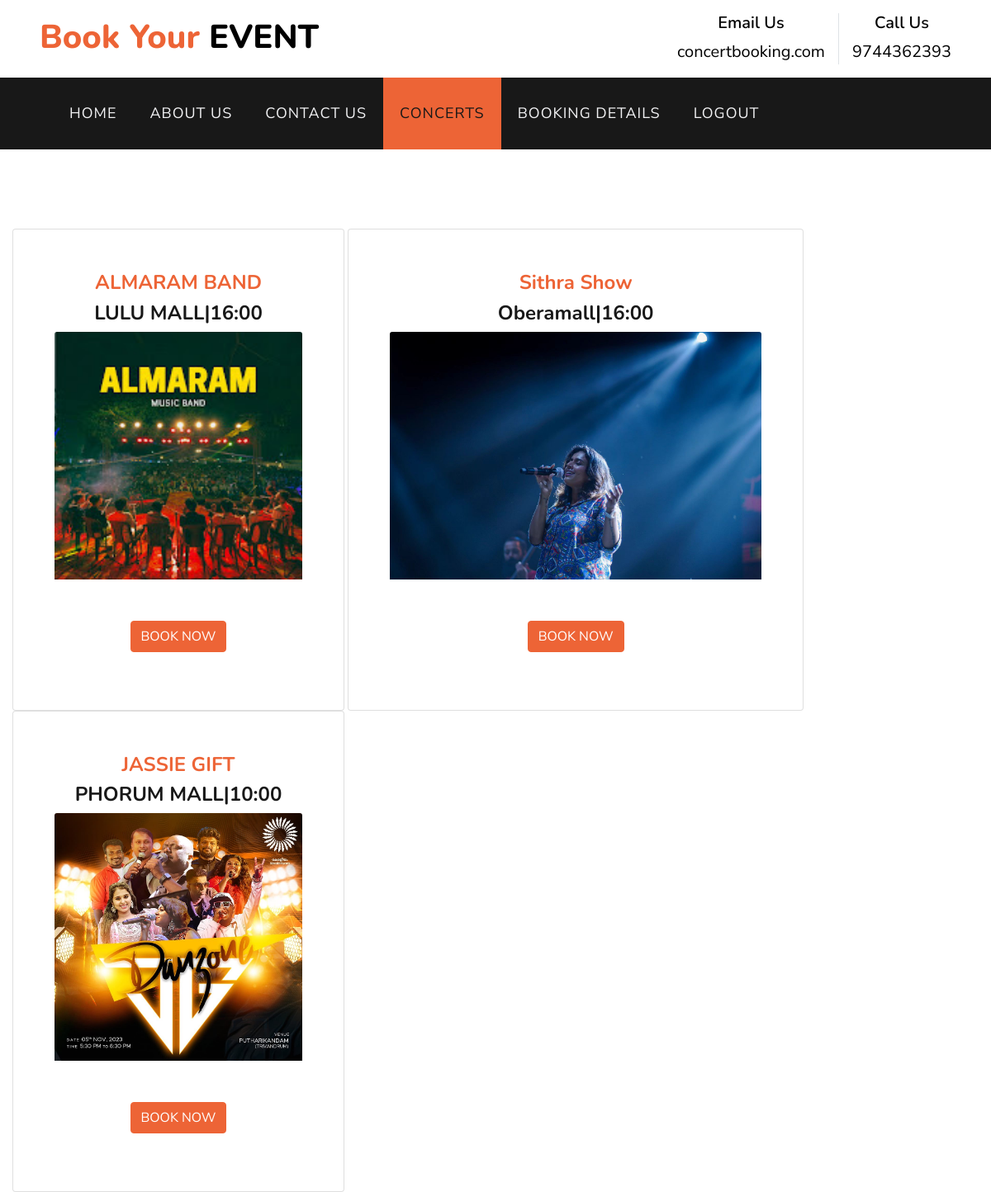
Screenshot of /userconcerts (signed in) with the database file from the repository.
### app/models.py (models this page shows, shortened)
class Events(models.Model):
    Event_name= models.CharField(max_length=20)
    Location= models.CharField(max_length=40)
    Date= models.CharField(max_length=10)
    Time= models.CharField(max_length=10)
    Gold_Ticket_price= models.CharField(max_length=10)
    Silver_Ticket_price = models.CharField(max_length=10)
    Bronze_Ticket_price = models.CharField(max_length=10)
    Gold_Available_tickets= models.IntegerField()
    Silver_Available_tickets = models.IntegerField()
    Bronze_Available_tickets = models.IntegerField()
    Event_image=models.FileField()
    Status = models.CharField(max_length=12, default='pending')
    Discription=models.CharField(max_length=100)
    Sub_images = models.ManyToManyField(Images,null=True)
    Video = models.FileField(null=True)

### app/views.py (the view)
# urls.py: path('userconcerts', views.concert_user),
def concert_user(request):
    if 'id' in request.session:
        data=Events.objects.filter(Status="ACCEPTED")
        return render(request, 'User_concerts.html', {'data': data})
    return redirect(login)

### template/User_concerts.html (shortened to what this page needs)
<!DOCTYPE html>
<html lang="en">
{% load static %}
<head>
    <link href="https://cdnjs.cloudflare.com/ajax/libs/font-awesome/5.10.0/css/all.min.css" rel="stylesheet">
    <link href="{% static 'lib/flaticon/font/flaticon.css' %}" rel="stylesheet">
    <link href="{% static 'lib/owlcarousel/assets/owl.carousel.min.css' %}" rel="stylesheet">
    <link href="{% static 'lib/tempusdominus/css/tempusdominus-bootstrap-4.min.css' %}" rel="stylesheet" />
    <link href="{% static 'css/style.css' %}" rel="stylesheet">
</head>
<body>
       <div class="row py-3 px-lg-5">
            <div class="col-lg-4">
                <a href="" class="navbar-brand d-none d-lg-block">
                    <h1 style="color:black;" class="m-0 display-5 text-capitalize"><span class="text-primary">Book your </span>EVENT</h1>
                </a>
            </div>
            <div class="col-lg-8 text-center text-lg-right">
                <div class="d-inline-flex align-items-center">
                    <div class="d-inline-flex flex-column text-center px-3 border-right">
                        <h6 style="color:black;font-size:20px;">Email Us</h6>
                        <p style="color:black;font-size:20px;" class="m-0">concertbooking.com</p>
                    </div>
                    <div class="d-inline-flex flex-column text-center pl-3">
                        <h6 style="color:black;font-size:20px;"  >Call Us</h6>
                        <p style="color:black;font-size:20px;" class="m-0">9744362393</p>
                    </div>
                </div>
            </div>
        </div>
    <div class="container-fluid p-0">
        <nav class="navbar navbar-expand-lg bg-dark navbar-dark py-3 py-lg-0 px-lg-5">
            <div class="collapse navbar-collapse justify-content-between px-3" id="navbarCollapse">
                <div class="navbar-nav mr-auto py-0">
                    <a href="../userhome" class="nav-item nav-link ">HOME</a>
                    <a href="../viewuser" class="nav-item nav-link">ABOUT US</a>
                    <a href="../contact" class="nav-item nav-link">CONTACT US</a>
                     <a href="../userconcerts" class="nav-item nav-link active">CONCERTS</a>
 <a href="../user_recent_orders" class="nav-item nav-link">BOOKING DETAILS</a>
                    <a href="../logout" class="nav-item nav-link">LOGOUT</a>
                </div>
               </div>
             </div>
<div class="container-fluid pt-5">
{% for i in data %}
      <div class="card" style="display:inline-block;padding:50px;">
                   <h4 align="center"  class="card-tittle"><a href="concertview/{{i.pk}}">{{i.Event_name}}</a></h4>
          <h4 align="center"  class="card-tittle">     {{i.Location}}|{{i.Time}}</h4>
            <img class="card-img-top" src="{{i.Event_image.url}}" style="3width:400px;height:300px;">
            <div class="card-body">
                <td><div  align="center" style="margin-top:30px;" ><a class="btn btn-primary" href="../category/{{i.pk}}">BOOK NOW</a></td></div>
            </div>
        </div>
      {% endfor %}
</body>
</html>

### template/User_concerts.html (style rules this page uses)
body { background-color:white; }

### rows the page displays
Events: Event_name "ALMARAM BAND", Location "LULU MALL", Time "16:00", Event_image (picture)
Events: Event_name "Sithra Show", Location "Oberamall", Time "16:00", Event_image (picture)
Events: Event_name "JASSIE GIFT", Location "PHORUM MALL", Time "10:00", Event_image (picture)
